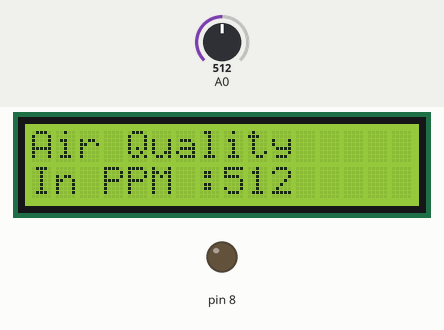
This sketch was run on a simulated Arduino Uno, built with avr-gcc and run on an emulated ATmega328P. Parts: 16×2 character LCD, output pins drawn as LEDs (lit = HIGH). Inputs (shaded band) come from the test bench; at power-on: A0 = 512. What the sketch prints to the serial monitor is not drawn.

Above: at 2.7 s.
2.8 s: A0 set to 660
At 6.9 s:
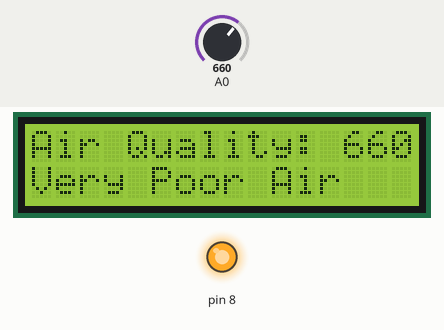
10.1 s: A0 set to 633
At 13.6 s:
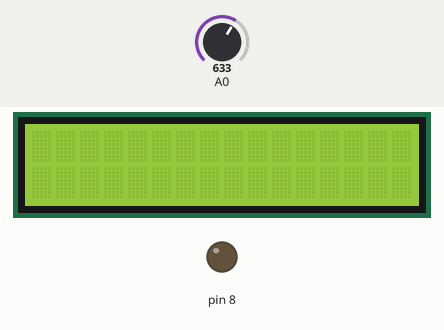
13.7 s: A0 set to 490
At 16.1 s:
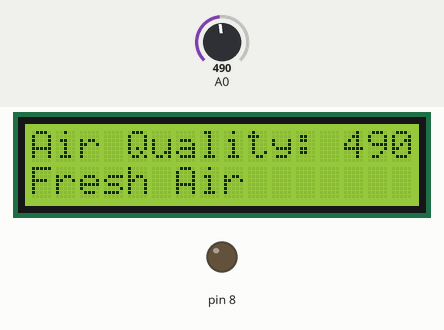
Timing chart, 0 to 17.6 s (numbered marks = the images above; inputs shaded):
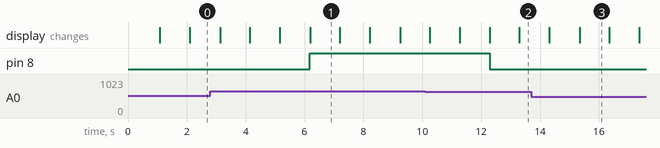

Measured:
- the behaviour switches between 650 and 649 on A0 (found by bisection; images 1 and 2)
- after the input at 2.8 s, pin 8: LOW → HIGH after 3.4 s
- after the input at 10.1 s, pin 8: HIGH → LOW after 2.2 s
- what the display in image 1 shows lasts 1.0 s, from 6.2 s to 7.2 s

The sketch:

air_monitor.ino
```cpp
// C++ code
//
#include <LiquidCrystal_I2C.h>

int buz = 0;

int gas = 0;

int sensorValue = 0;

LiquidCrystal_I2C lcd_1(32, 16, 2);

void setup()
{
  pinMode(A0, INPUT);
  lcd_1.init();
  pinMode(8, OUTPUT);
  Serial.begin(9600);

  buz = 8;
  gas = analogRead(A0);
  sensorValue = 0;
  lcd_1.backlight();
  lcd_1.print("Air Quality");
  lcd_1.setCursor(0, 1);
  lcd_1.print("Today");
  delay(1000); // Wait for 1000 millisecond(s)
  lcd_1.clear();
}

void loop()
{
  delay(1000); // Wait for 1000 millisecond(s)
  sensorValue = analogRead(A0);
  lcd_1.print("Air Quality ");
  lcd_1.setCursor(0, 1);
  lcd_1.print("In PPM :");
  lcd_1.print(sensorValue);
  delay(1000); // Wait for 1000 millisecond(s)
  lcd_1.clear();
  lcd_1.print("Air Quality: ");
  lcd_1.print(sensorValue);
  if (sensorValue >= 650) {
    digitalWrite(8, HIGH);
  } else {
    digitalWrite(8, LOW);
  }
  if (sensorValue <= 500) {
    Serial.print("Fresh Air");
    Serial.print("\r\n");
    lcd_1.setCursor(0, 1);
    lcd_1.print("Fresh Air");
    delay(1000); // Wait for 1000 millisecond(s)
    lcd_1.clear();
  } else {
    if (sensorValue >= 500 && sensorValue <= 650) {
      Serial.print("Poor Air");
      Serial.print("\r\n");
      lcd_1.setCursor(0, 1);
      lcd_1.print("Poor Air");
      delay(1000); // Wait for 1000 millisecond(s)
      lcd_1.clear();
    } else {
      if (sensorValue >= 650) {
        Serial.print("Very Poor Air");
        Serial.print("\r\n");
        lcd_1.setCursor(0, 1);
        lcd_1.print("Very Poor Air");
        delay(1000); // Wait for 1000 millisecond(s)
        lcd_1.clear();
      }
    }
  }
}
```
